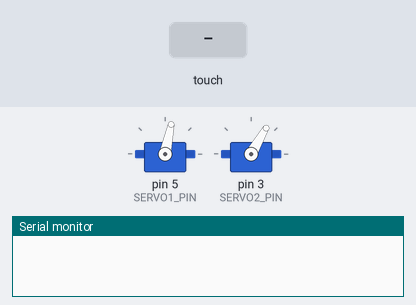
A program run on a simulated Arduino Uno, built with avr-gcc and run on an emulated ATmega328P. Shown: 2 × servo, the last lines printed to the serial monitor. The test bench sets the inputs (shaded band).

Above: at 1.3 s.
1.4 s: touch panel pressed at 13 % / 10 % of its raw x / y range
At 1.51 s:
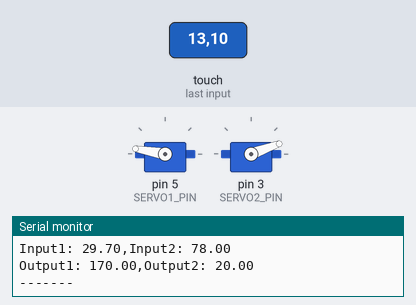
3.0 s: touch panel pressed at 38 % / 10 % of its raw x / y range
At 3.11 s:
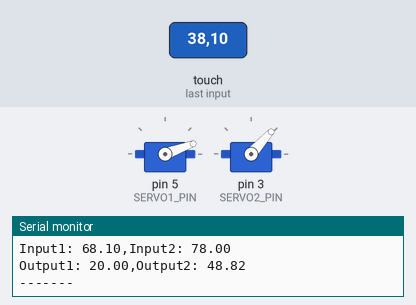
4.6 s: touch panel pressed at 13 % / 30 % of its raw x / y range
At 4.71 s:
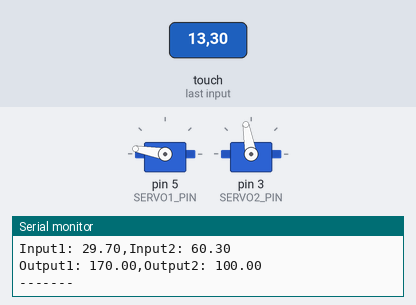
6.2 s: touch panel pressed at 62 % / 10 % of its raw x / y range
At 6.31 s:
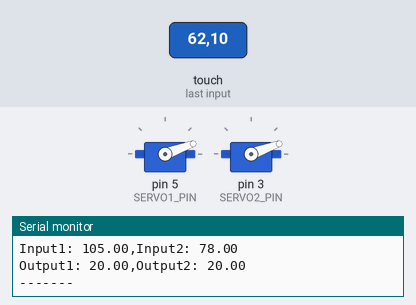
7.8 s: touch panel pressed at 62 % / 30 % of its raw x / y range
At 7.91 s:
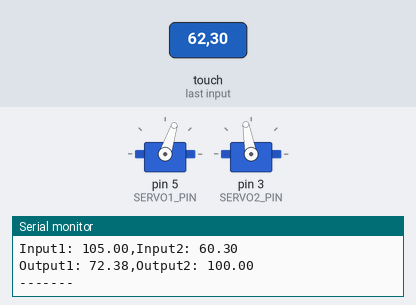
9.4 s: touch panel pressed at 38 % / 30 % of its raw x / y range
At 9.51 s:
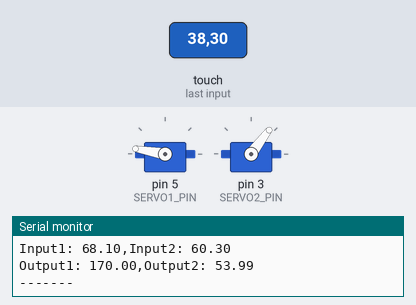
Timing chart, 0 to 12.0 s (numbered marks = the images above; inputs shaded):
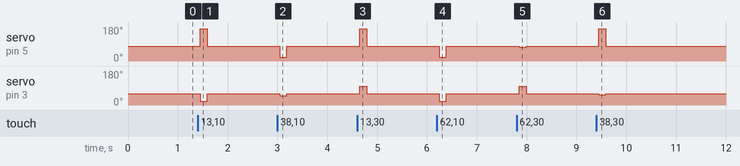

The program:

main.cpp
```cpp
#include <PID_v1.h>
#include <stdint.h>
#include <TouchScreen.h>
#include <Wire.h>
#include <Servo.h>

// Definitions TOUCH PINS
#define YP A0
#define XM A2
#define YM A1
#define XP A3

#define SERVO1_PIN 5
#define SERVO2_PIN 3

TouchScreen ts = TouchScreen(XP, YP, XM, YM, 900);

unsigned int noTouchCount = 0; //viariable for noTouch

// PID values
double Setpoint1, Input1, Output1;     //for X
double Setpoint2, Input2, Output2;  //for Y

// servos variables
Servo servo1; //X axis
Servo servo2; //Y axis

uint16_t homeX = 550;            // raw data value for center of touchscreen
uint16_t homeY = 550;            // raw data value for center of touchscreen

float convert1 = 0.3;  // converts raw x values to mm. found through manual calibration
float convert2 = 0.3;   // converts raw y values to mm. found through manual calibration

int flatX = 78;
int flatY = 60;

/////TIME SAMPLE
int Ts = 50;
unsigned long Stable=0;
//PID const
float Kp1 = 0.3;
float Ki1 = 0.03;
float Kd1 = 0.13;

float Kp2 = 0.3;
float Ki2 = 0.03;
float Kd2 = 0.13;
long cas=0;

//INIT PID
PID myPID1(&Input1, &Output1, &Setpoint1, Kp1, Ki1, Kd1, DIRECT);
PID myPID2(&Input2, &Output2, &Setpoint2, Kp2, Ki2, Kd2, DIRECT);

void setup()
{
    servo1.attach(SERVO1_PIN);
    servo2.attach(SERVO2_PIN);

    //INIT PINS
    pinMode(LED_BUILTIN, Output1);
    digitalWrite(LED_BUILTIN, LOW);

    Serial.begin(9600);

    //INIT OF TOUSCHSCREEN
    TSPoint p = ts.getPoint();
    Input1=120;
    Input2=65;

    //INIT Setpoint1
    Setpoint1 = 286 * convert1;
    Setpoint2 = 137 * convert2;

    //// Make plate flat
    Output1=flatX;
    Output2=flatY;
    servo1.write(Output1);
    servo2.write(Output2);

    //Zapnutie PID
    myPID1.SetMode(AUTOMATIC);
    myPID1.SetOutputLimits(20, 170);
    myPID2.SetMode(AUTOMATIC);
    myPID2.SetOutputLimits(20, 100);
    // TIME SAMPLE
    myPID2.SetSampleTime(Ts);
    myPID1.SetSampleTime(Ts);
    /////
    delay(100);
    ///
}

void loop()
{
    while(Stable<125) //REGULATION LOOP
    {
        TSPoint p = ts.getPoint();   //measure pressure on plate
        if (p.z > ts.pressureThreshhold) //ball is on plate
        {
            servo1.attach(SERVO1_PIN); //connect servos
            servo2.attach(SERVO2_PIN);
            // setDesiredPosition();
            noTouchCount = 0;
            TSPoint p = ts.getPoint(); // measure actual position
            int X = (p.x - 68) * 16 / 25; //max=571, mid=286
            int Y = 274 - ((p.y - 142) * 9 / 25); //max=274, mid=137
            Input1 = X * convert1;
            Input2 = Y * convert2;
            // Input1=(p.x * convert1);  // read and convert X coordinate
            // Input2=(p.y * convert2); // read and convert Y coordinate

            if((Input1 > Setpoint1-10 && Input1 < Setpoint1+10 && Input2 > Setpoint2-10 && Input2 < Setpoint2+10))//if ball is close to Setpoint1
            {
                Stable=Stable+1; //increment STABLE
                digitalWrite(LED_BUILTIN, HIGH);
            }
            else
            {
                digitalWrite(LED_BUILTIN, LOW);
            }
            myPID1.Compute();  //action control X compute
            myPID2.Compute(); //   action control  Y compute
            Serial.print(Setpoint1);   Serial.print(" <-Setpoint1, Setpoint2-> ");  Serial.println(Setpoint2);
            Serial.print("Input1: ");  Serial.print(Input1);Serial.print(",Input2: "); Serial.println(Input2);
            Serial.print("Output1: "); Serial.print(Output1); Serial.print(",Output2: "); Serial.println(Output2);
            Serial.println("-------");
        }
        else //if there is no ball on plate
        {
            noTouchCount++; //increment no touch count

            if(noTouchCount == 75)
            {
                noTouchCount++;
                Output1=flatX; //make plate flat
                Output2=flatY;
                servo1.write(Output1);
                servo2.write(Output2);
            }
            if(noTouchCount == 150) //if there is no ball on plate longer
            {
                servo1.detach(); //detach servos
                servo2.detach();

            }
        }

        servo1.write(Output1);//control
        servo2.write(Output2);//control


    }////END OF REGULATION LOOP///

    servo1.detach();//detach servos
    servo2.detach();

    ///KONTROLA STABILITY////
    while(Stable==125)//if is stable
    { //still measure actual postiion
        // setDesiredPosition();
        TSPoint p = ts.getPoint();
        int X = (p.x - 68) * 16 / 25; //max=571, mid=286
        int Y = 274 - ((p.y - 142) * 9 / 25); //max=274, mid=137
        Input1 = X * convert1;
        Input2 = Y * convert2;
//        Input1=(p.x * convert1);  //read X
//        Input2=(p.y * convert2); //read Y
        if(Input1<Setpoint1-10 || Input1>Setpoint1+10 || Input2>Setpoint2+10 || Input2<Setpoint2-10  ) //if ball isnt close to Setpoint1
        {
            servo1.attach(SERVO1_PIN); //again attach servos
            servo2.attach(SERVO2_PIN);
            digitalWrite(LED_BUILTIN, LOW);
            Stable=0; //change STABLE state
        }

    }//end of STABLE LOOP
}//loop end
```

Measured:
- after the input at 1.4 s, servo on pin 5 (SERVO1_PIN): 78° → 170° after 0.05 s, → 78° 0.14 s later; servo on pin 3 (SERVO2_PIN): 60° → 20° after 0.05 s, → 60° 0.14 s later
- after the input at 3.0 s, servo on pin 5 (SERVO1_PIN): 78° → 20° after 0.05 s, → 78° 0.14 s later; servo on pin 3 (SERVO2_PIN): 60° → 48° after 0.05 s, → 60° 0.14 s later
- after the input at 4.6 s, servo on pin 5 (SERVO1_PIN): 78° → 170° after 0.05 s, → 78° 0.14 s later; servo on pin 3 (SERVO2_PIN): 60° → 100° after 0.05 s, → 60° 0.14 s later
- after the input at 6.2 s, servo on pin 5 (SERVO1_PIN): 78° → 20° after 0.05 s, → 78° 0.14 s later; servo on pin 3 (SERVO2_PIN): 60° → 20° after 0.05 s, → 60° 0.14 s later
- after the input at 7.8 s, servo on pin 5 (SERVO1_PIN): 78° → 72° after 0.05 s, → 78° 0.14 s later; servo on pin 3 (SERVO2_PIN): 60° → 100° after 0.05 s, → 60° 0.14 s later
- after the input at 9.4 s, servo on pin 5 (SERVO1_PIN): 78° → 170° after 0.05 s, → 78° 0.14 s later; servo on pin 3 (SERVO2_PIN): 60° → 53° after 0.05 s, → 60° 0.14 s later
